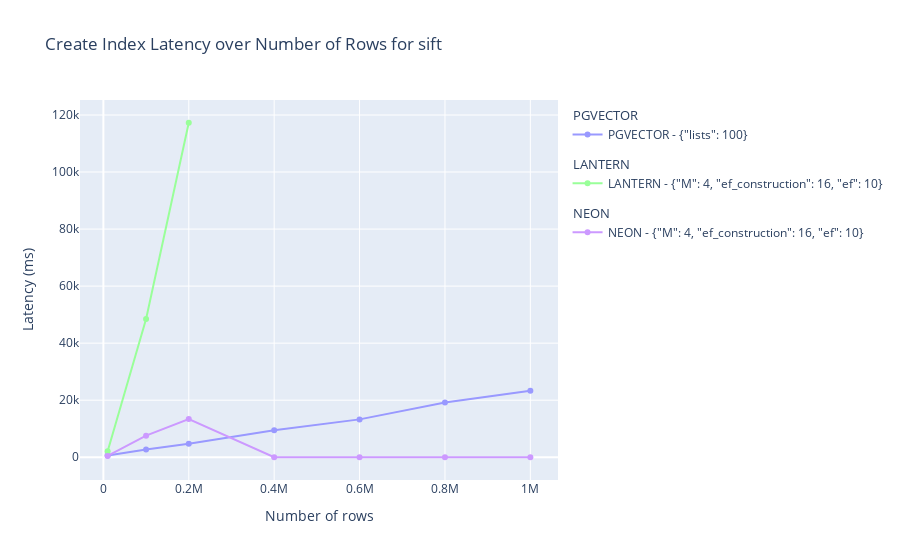

Here is the notebook cell this chart was saved with:
### Markdown cell above
# Plot data

### Code cell
from utils.constants import Dataset
from scripts.create_experiment import plot_results
plot_results(Dataset.SIFT)

### Figure 1 — Plotly figure (JSON) as saved in the notebook; plotly's stock layout.template omitted (floating-point values rounded to 4 significant figures)
{"data": [{"legendgroup": "PGVECTOR", "legendgrouptitle": {"text": "PGVECTOR"}, "marker": {"color": "rgb(153,153,255)"}, "mode": "lines+markers", "name": "PGVECTOR - {\"lists\": 100}", "type": "scatter", "x": [10000, 100000, 200000, 400000, 600000, 800000, 1000000], "y": [606.2, 2754.0, 4746.0, 9468.0, 13280.0, 19160.0, 23310.0]}, {"legendgroup": "LANTERN", "legendgrouptitle": {"text": "LANTERN"}, "marker": {"color": "rgb(153,255,153)"}, "mode": "lines+markers", "name": "LANTERN - {\"M\": 4, \"ef_construction\": 16, \"ef\": 10}", "type": "scatter", "x": [10000, 100000, 200000], "y": [2085.0, 48490.0, 117300.0]}, {"legendgroup": "NEON", "legendgrouptitle": {"text": "NEON"}, "marker": {"color": "rgb(204,153,255)"}, "mode": "lines+markers", "name": "NEON - {\"M\": 4, \"ef_construction\": 16, \"ef\": 10}", "type": "scatter", "x": [10000, 100000, 200000, 400000, 600000, 800000, 1000000], "y": [453.9, 7563.0, 13410.0, 0.6346, 0.5108, 0.582, 0.6791]}], "layout": {"autosize": true, "title": {"text": "Create Index Latency over Number of Rows for sift"}, "xaxis": {"autorange": true, "range": [-48420.0, 1058000.0], "title": {"text": "Number of rows"}, "type": "linear"}, "yaxis": {"autorange": true, "range": [-9678.0, 127000.0], "title": {"text": "Latency (ms)"}, "type": "linear"}}}
